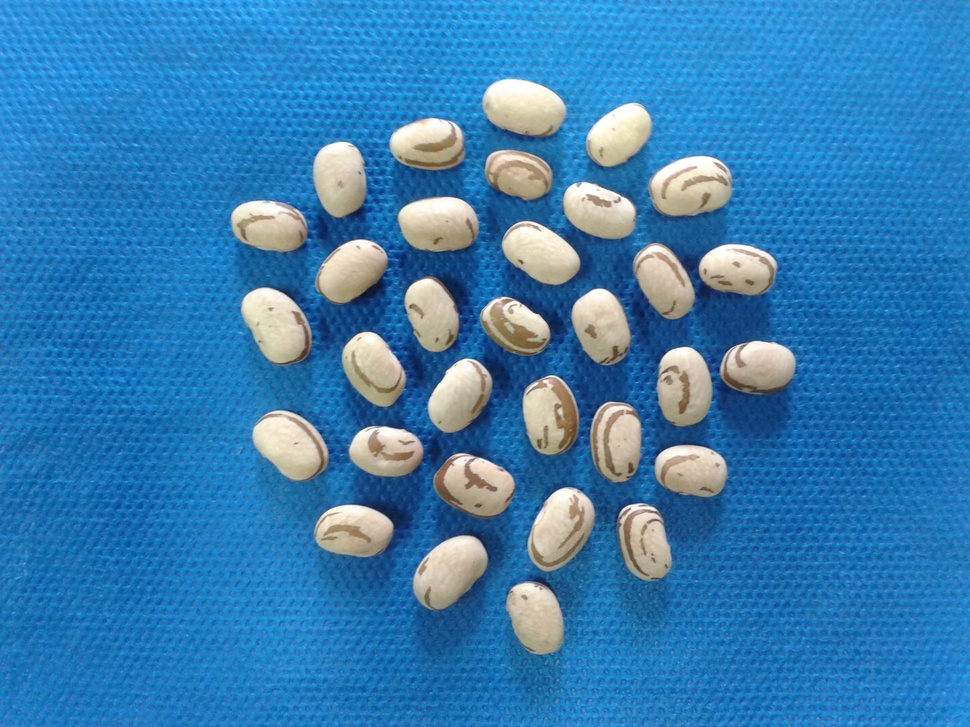
#> input picture Roteiros de Estudo Orientado - REOs/REO 02/AULA_04/feijao.jpg, 970 x 727 px, shrunk from 2048 x 1536 before the run
$ python aula_04_ex_02.py
#> lines starting #> are read from the running program, lines starting #| are printed output that depends on the picture
########################################################################################################################
# Lavras - MG
# 19/06/2020
# Universidade Federal de Lavras - UFLA
# Departamento de Biologia
# Programa de Pós Graduação em Genética e Melhoramento de Plantas
# Disciplina: Visão Computacional No Melhoramento de Plantas
# Docente: Vinícius Quintão Carneiro
# E-mail: vinicius.carneiro@ufla.br
# Github: vqcarneiro
########################################################################################################################
# PROCEDIMENTO: Histogramas de imagens coloridas e em escala de cinza
########################################################################################################################
# Importar pacotes
import cv2 # Importa o pacote opencv
import numpy as np # Importa o pacote numpy
from matplotlib import pyplot as plt # Importa o pacote matplotlib
########################################################################################################################
# Leitura da imagem

nome_arquivo = 'feijao.jpg'
img_bgr = cv2.imread(nome_arquivo,1)
#> img_bgr is the input picture: shape (727, 970, 3); mean B, G, R 178.7, 126.2, 55.7
img_rgb = cv2.cvtColor(img_bgr,cv2.COLOR_BGR2RGB)

print('----------------------------------------------------------------------------------------------------------------')
print('INFORMAÇÕES DA IMAGEM')
print('----------------------------------------------------------------------------------------------------------------')
lin, col, canais = np.shape(img_bgr)
#> lin = 727; col = 970; canais = 3
print('Dimensão: ' + str(lin) +' x '+ str(col))
#| Dimensão: 727 x 970
print('Canais: ' + str(canais))
#| Canais: 3
print('Largura: ' + str(col))
#| Largura: 970
print('Altura: ' + str(lin))
#| Altura: 727
print('----------------------------------------------------------------------------------------------------------------')
########################################################################################################################
# Histograma da imagem

# Histograma de imagem em escala de cinza
hist_r = cv2.calcHist([img_rgb],[0],None,[256],[0,256])
#> hist_r = 256 values, max 19432 at index 27, min 146 at index 88, mean 2754.6
hist_g = cv2.calcHist([img_rgb],[1],None,[256],[0,256])
#> hist_g = 256 values, max 11890 at index 123, min 0 at index 0, mean 2754.6
hist_b = cv2.calcHist([img_rgb],[2],None,[256],[0,256])
#> hist_b = 256 values, max 10992 at index 182, min 0 at index 0, mean 2754.6

########################################################################################################################
# Equalização do histograma

# R
eq_hist_r = cv2.equalizeHist(img_rgb[:,:,0])
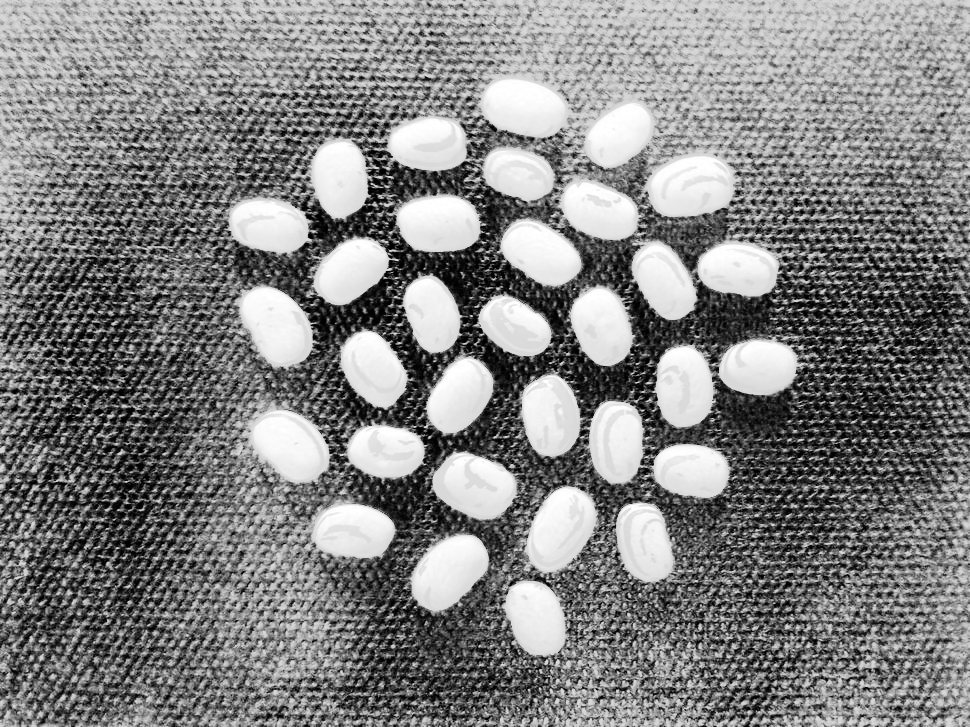
#> eq_hist_r: shape (727, 970); min 0, max 255, mean 129.7
hist_r_eq = cv2.calcHist([eq_hist_r],[0],None,[256],[0,256])
#> hist_r_eq = 256 values, max 19432 at index 91, min 0 at index 6, mean 2754.6

# G
eq_hist_g = cv2.equalizeHist(img_rgb[:,:,1])
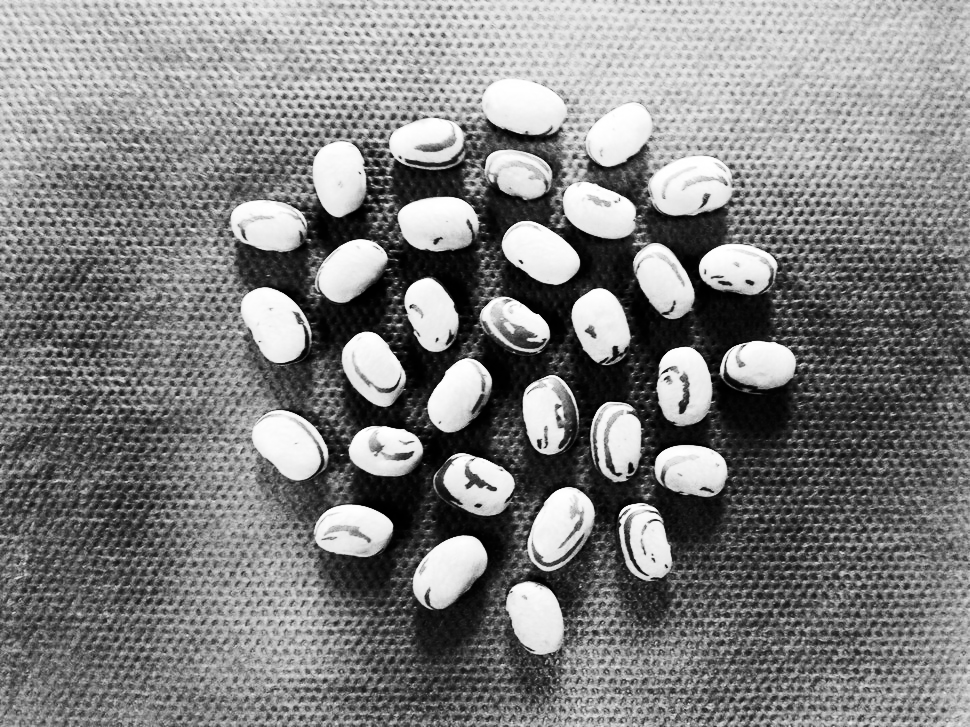
#> eq_hist_g: shape (727, 970); min 0, max 255, mean 128.7
hist_g_eq = cv2.calcHist([eq_hist_g],[0],None,[256],[0,256])
#> hist_g_eq = 256 values, max 11890 at index 132, min 0 at index 28, mean 2754.6

# B
eq_hist_b = cv2.equalizeHist(img_rgb[:,:,2])
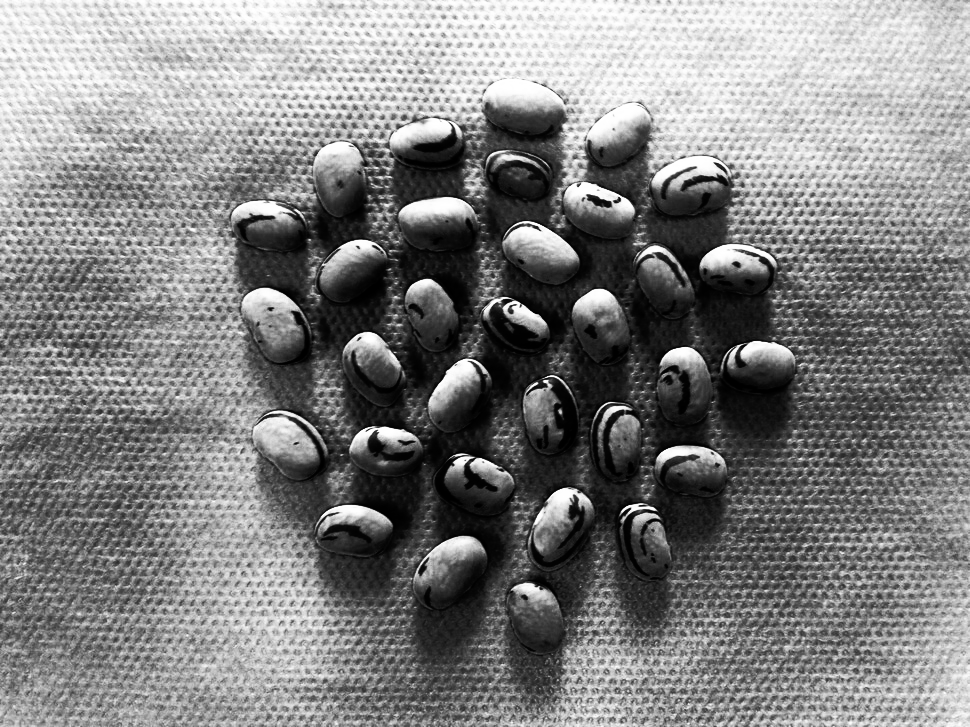
#> eq_hist_b: shape (727, 970); min 0, max 255, mean 128.8
hist_b_eq = cv2.calcHist([eq_hist_b],[0],None,[256],[0,256])
#> hist_b_eq = 256 values, max 10992 at index 126, min 0 at index 45, mean 2754.6

########################################################################################################################
# Modificando imagem

img_mod = np.copy(img_rgb)
img_mod[:,:,2] = eq_hist_b
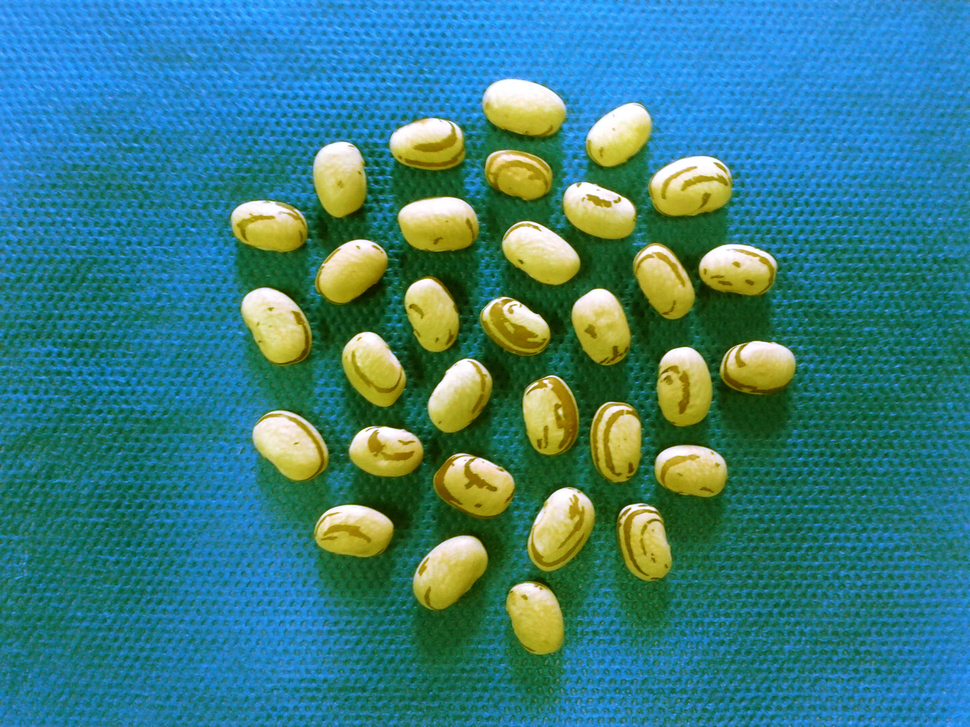
#> img_mod: shape (727, 970, 3); mean R, G, B 55.7, 126.2, 128.8

########################################################################################################################
# Apresentar imagens

plt.figure('IMAGEM')
plt.subplot(3,3,1)
plt.imshow(img_rgb,cmap="gray")
plt.title("RGB")

plt.subplot(3,3,2)
plt.imshow(img_mod,cmap="gray")
plt.title("Modificações")

plt.subplot(3,3,4)
plt.imshow(eq_hist_r,cmap='gray')
plt.title("R")

plt.subplot(3,3,7)
plt.plot(hist_r_eq,color = 'r')
plt.title("Histograma - R")
plt.xlim([0,256])
plt.xlabel("Valores Pixels")
plt.ylabel("Número de Pixels")

plt.subplot(3,3,5)
plt.imshow(eq_hist_g,cmap='gray')
plt.title("G")

plt.subplot(3,3,8)
plt.plot(hist_g_eq,color = 'g')
plt.title("Histograma - G")
plt.xlim([0,256])
plt.xlabel("Valores Pixels")
plt.ylabel("Número de Pixels")

plt.subplot(3,3,6)
plt.imshow(eq_hist_b,cmap='gray')
plt.title("B")

plt.subplot(3,3,9)
plt.plot(hist_b_eq,color = 'blue')
plt.title("Histograma - B")
plt.xlim([0,256])
plt.xlabel("Valores Pixels")
plt.ylabel("Número de Pixels")

plt.show()
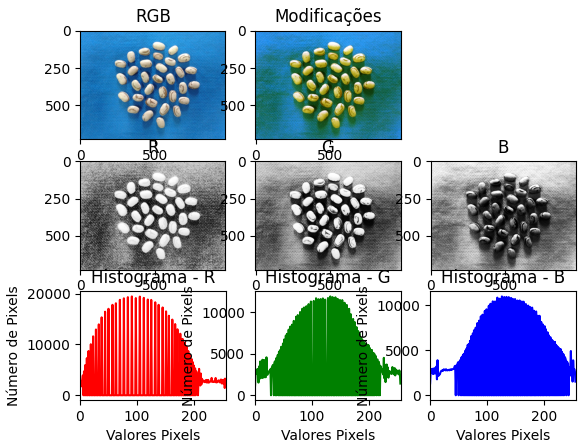
#> figure drawn by matplotlib, 8 panels; panel 4: curve peaks at x = 91, y = 19432; panel 6: curve peaks at x = 132, y = 11890; panel 8: curve peaks at x = 126, y = 10992
########################################################################################################################
